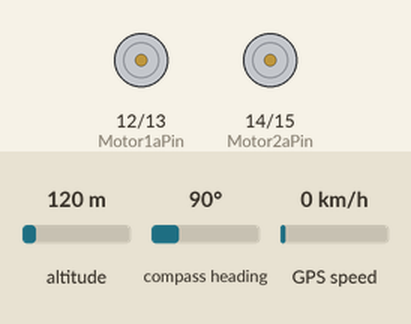
This sketch was run on a simulated ESP32. On the bench: motor-driver pin pairs drawn as motors (green arrow = first pin HIGH = forward, orange = second pin HIGH = backward, longer = more drive). Inputs (shaded band) come from the test bench; at power-on: compass heading 90°, altitude 120 m, GPS speed 0 km/h. WiFi joins after 1.5 s; servers stay silent unless stated; the GPS gets a fix after 3 s at 37.7749, -122.4194 with 8 satellites; what the sketch prints to the serial monitor is not drawn.

Above: at 3.0 s.
3.1 s: compass heading set to 7°
At 4.4 s:
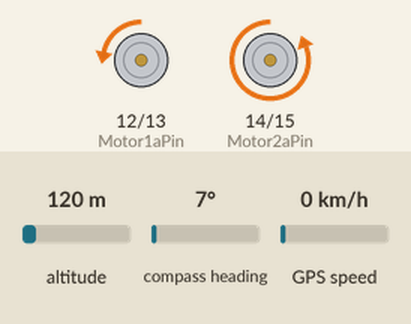
5.3 s: compass heading set to 90°
At 5.9 s:
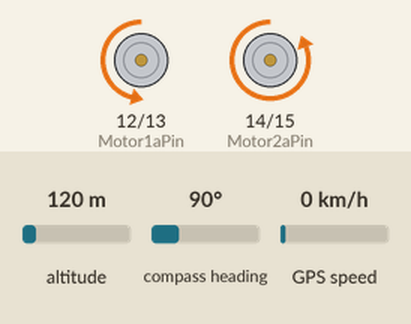
6.8 s: compass heading set to 180°
At 7.1 s:
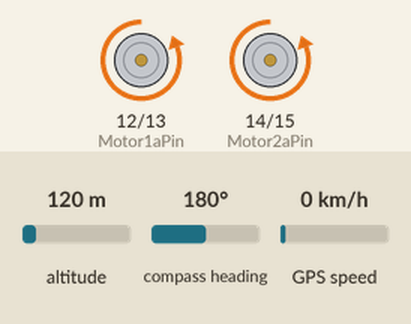
8.3 s: compass heading set to 269°
At 9.4 s:
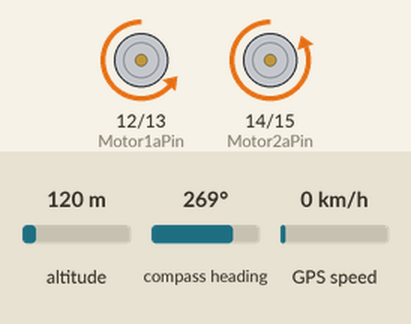
11.3 s: compass heading set to 176°
At 11.7 s:
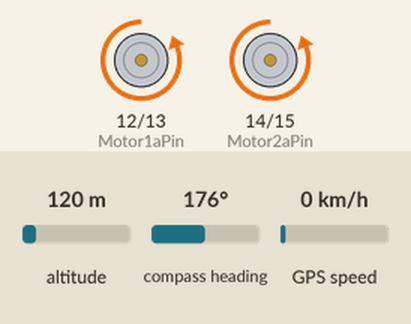
Timing chart, 0 to 13.8 s (numbered marks = the images above; inputs shaded):
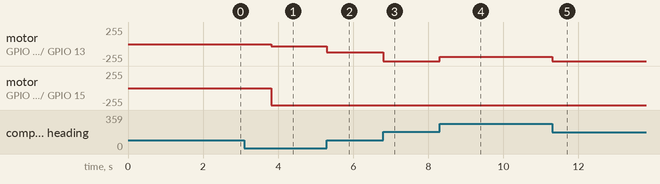

Measured:
- after the input at 3.1 s, motor on GPIO 12 (Motor1aPin) / GPIO 13 (Motor1bPin): stopped → backward 30/255 after 0.72 s
- after the input at 5.3 s, motor on GPIO 12 (Motor1aPin) / GPIO 13 (Motor1bPin): backward 30/255 → backward 124/255 at once
- after the input at 6.8 s, motor on GPIO 12 (Motor1aPin) / GPIO 13 (Motor1bPin): backward 124/255 → backward 255/255 at once
- after the input at 8.3 s, motor on GPIO 12 (Motor1aPin) / GPIO 13 (Motor1bPin): backward 255/255 → backward 190/255 at once
- after the input at 11.3 s, motor on GPIO 12 (Motor1aPin) / GPIO 13 (Motor1bPin): backward 190/255 → backward 255/255 at once

The sketch:

Rover-autonomous.ino
```cpp
/* ************  Libraries  ************ */
#include <TinyGPS++.h>
//#include <SoftwareSerial.h>
#include <Wire.h>
#include <Adafruit_Sensor.h>
#include <Adafruit_HMC5883_U.h>
#include <SimpleTimer.h>
//#include <ESP8266WiFi.h>
#include <WiFi.h>
#include <WiFiClient.h>
#include <BlynkSimpleEsp32.h>
//#include <DualSonar.h>

/* ************  Blynk setup  ************ */
char auth[] = "6f1da165f66a4fd8871543f6b65a9dc4"; //auth token
char ssid[] = "chlabs_bot"; //wifi credentials
char pass[] = "chlabsrobotseverywhere";
char blynkServer[] = "192.168.1.249";
const int blynkPortHTTP = 8181;
//IPAddress ip =IPAddress(192,168,17,110); //only needed when using private Blynk server
/* Blynk virtual pins:
 * V0: autononomous on/off switch
 * V1: heartbeat LED
 * V2: compass
 * V3: map
 * V4: LCD screen (two-line)
 * V5: left sonar
 * V6: right sonar
 * V7: joystick (array of two values, range -512 to 512 for each)
 *
 */
//Objects representing Blynk LCD and map widgets
WidgetLCD lcd(V4);
WidgetMap myMap(V3);
String robotLabel= "MowBot"; //for labeling rover on the map

/* ************  Timer object  ************ */
SimpleTimer timer; //to control periodic querying sensors and sending  data to Blynk


/* ************  Pins setup  ************ */
static const int RXPin = 18, // the serial connection to GPS. Note that RX, TX
                 TXPin = 17, // refer to 'device view'
                 SDAPin = 21, SCLPin = 22,//I2C pins
                 Motor1aPin = 12, Motor1bPin = 13,
                 Motor2aPin = 14, Motor2bPin = 15;

/* ************  GPS and compass  ************ */
static const float Xoffset=20, Yoffset=-97;     // offsets for magnetometer readings
static const uint32_t GPSBaud = 9600;        //GPS sensor serial baud rate
static float declinationAngle = 0.082;        //magnetic declination angle
static const double TARGET_LAT=37.890482, TARGET_LNG=-84.561531;    //coordinates of target
Adafruit_HMC5883_Unified compass = Adafruit_HMC5883_Unified(12345); // compass object; ID is random
TinyGPSPlus gps;                             // The TinyGPS++ object
//SoftwareSerial ss(TXPin, RXPin);     // Serial connection to the GPS module; increase buffer size to 512

/* ************  Sonar  ************ */
//DualSonar mySonar(0x11);

/* ************  Global variables  ************ */
bool autonomous=true,
    heartbeat=true;
float distance=1000,  ///distance to target, in meters
      Kp=0.5,         // coefficient  for proportional steering
      course=0;       //course to target, in degrees; North=0, West=270


/* ***********************************************
 *  Program begins
 *************************************************/

void setup() {
    //set up motor pins
    pinMode(Motor1aPin, OUTPUT);
    pinMode(Motor1bPin, OUTPUT);
    pinMode(Motor2aPin, OUTPUT);
    pinMode(Motor2bPin, OUTPUT);

    Serial.begin(115200);       // serial connection for debugging
    Serial2.begin(GPSBaud);        //software serial connection to GPS


    //start blynk
    Serial.println("Start Blynk");
    Blynk.begin(auth, ssid, pass, blynkServer, blynkPortHTTP);

    Serial.println("Activating GPS");
    Wire.begin(SDAPin, SCLPin); //I2C bus, for compass and sonar sensors
    /* Initialise the compass sensor */
    if (compass.begin()) {
        Serial.println("Compass started");
    } else  {
        /* There was a problem detecting the magentometer ... check your connections */
        Serial.println("Problem starting the compass. Please check connections.");
    }

    //initialize the sonar sensor
   // Serial.println("Activating the  Sonar"); Serial.println("");
    //give sensor time to initialize
   // delay(500);
    //start pinging
/*    mySonar.begin();
    //check sensor status
    if (mySonar.isActive())   {
        //all ok
        Serial.println("Sonar started");
    } else  {
        Serial.println("Problem starting the sonar. Please check connections.");
    }
*/
    // setup timer which would call updateSensors function every 1000 ms
    // if you are using local blynk srever, you shoudl certainly send data more frequently,
    // e.g. every 250ms
    // but for blynk's public servers, this will lead to flood errors
    timer.setInterval(5000L, periodicUpdate);
    // put target on map
    myMap.location(1, TARGET_LAT, TARGET_LNG, "TARGET");
    myMap.location(2, gps.location.lat(), gps.location.lng(), robotLabel);

}

void loop() {
    timer.run();//update sensors and send info to cellphone
    Blynk.run();
    updateGPS(); //read messages from GPS sensor
    if (autonomous && gps.location.isValid() && (gps.location.age() <3000 ) && (distance > 1)  ) {
        //we are in autonomous mode, and have valid location fix
        //get distance to target, in meters
        distance = TinyGPSPlus::distanceBetween(gps.location.lat(), gps.location.lng(),TARGET_LAT, TARGET_LNG);
        //get course to target, in degrees; North=0, West=270
        course = TinyGPSPlus::courseTo(gps.location.lat(), gps.location.lng(),TARGET_LAT, TARGET_LNG);
        //compare with current heading, and determine error.
        //If error>0, we need to turn right; if <0, left
        float error=course-getHeading();
        //normalize so that error is between -180 and 180
        if (error > 180 ) error-=360;
        if (error < -180 ) error+=360;
        //set course
        setMotors (60+Kp*error, 60-Kp*error);
    }

}


//periodic update function: read compass and sonar sensors, sned data to Blynk, etc
void periodicUpdate() {
    String line1, line2;
    //pulse the LED
    if (heartbeat) {
        Blynk.virtualWrite(V1, 255);
    } else {
        Blynk.virtualWrite(V1, 0);
    }
    heartbeat=!heartbeat;
    //get sonars
//    mySonar.update();
    // send data to blynk
    //compass
    Blynk.virtualWrite(V2, (int)getHeading());

    //distances
//    Blynk.virtualWrite(V5, mySonar.distanceL());
//    Blynk.virtualWrite(V6, mySonar.distanceR());

    //lcd
    lcd.clear();
    if (gps.location.isValid() && (gps.location.age() < 3000)) {
        //position current
        line1 = String("lat: ") + String(gps.location.lat(), 6);
        line2 = String("lng: ") + String(gps.location.lng(), 6);
        lcd.print(0, 0, line1);
        lcd.print(0, 1, line2);
        //update position on map
        myMap.location(2, gps.location.lat(), gps.location.lng(), robotLabel);
    } else {
        //position is old
        lcd.print(0, 0, "GPS lost");
    }
    Serial.println("alive");
}


void updateGPS() {
    //read data from serial connection to GPS
    while (Serial2.available() > 0) {
        gps.encode(Serial2.read());
    }
}

// Gets new heading info  from compaSerial2.
float getHeading() {
    sensors_event_t event;
    compass.getEvent(&event);

    float X,Y;
    // Get x,y components of magnetic field vector; values are in micro-Tesla (uT))
    // and correct for offset
    X=event.magnetic.x-Xoffset;
    Y=event.magnetic.y-Yoffset;
    float heading = atan2(-X, -Y) * 180/PI;
    //correct for declination angle
    heading += declinationAngle;

    // correct as needed to guarantee that result is between 0 and 360
    if (heading < 0) heading += 360;
    if (heading > 360 ) heading -= 360;
    return(heading);
}

//code to run when receiving change on V0
BLYNK_WRITE(V0) {
    autonomous=param.asInt();
    //if stopped, grey out the joystick
    if (autonomous) {
        Blynk.setProperty(V7, "color", "#000000");
    } else {
        Blynk.setProperty(V7, "color", "#00FF00");
    }
}


BLYNK_WRITE(V7) {//joystick input from the app
    int x = param[0].asInt(); //now x,y are between -512 and 512
    int y = param[1].asInt();
    //make deadzone for turns.
    float powerLeft = (y - x) / 512.0;
    float powerRight = (y + x) / 512.0;
    if (!autonomous) {
        setMotors(powerLeft, powerRight);
    } else {
      Serial.print("powerLeft: "); Serial.print(powerLeft); Serial.print("\npowerRight: "); Serial.println(powerRight);
    }
}
/*
 *  Set motors. Each motor power shoudl be float between -1 and 1
 *  If values are outside of this range, both vlaues will be rescaled:
 *  e.g., calling setMotors(1.0,2.0) is same as setMotors(0.5, 1.0)
 */
void setMotors(float left, float right) {
    //compute the max of two numbers. Unfortunately,
    //usual max macro doesn't work: https://github.com/esp8266/Arduino/issues/398
    // so we make our own
    float m = abs(left);
    if (abs(right)>m) m=abs(right);
    //rescale if needed
    if (m > 1) {
        left = left / m;
        right = right / m;
    }
    // set left motor. Note that for ESP8266, analogWrite expects parameter to be 0-1023:
    // http://esp8266.github.io/Arduino/versions/2.0.0/doc/reference.html#analog-output
    // unlike the usual Arduino, whihc expects range of 0-255
    if (left > 0) {
        analogWrite(Motor1aPin, 0);
        analogWrite(Motor1bPin, left * 1023);
    } else {
        analogWrite(Motor1aPin, -left * 1023);
        analogWrite(Motor1bPin, 0);
    }
    //right
    if (right > 0) {
        analogWrite(Motor2aPin, 0);
        analogWrite(Motor2bPin, right * 1023);
    } else {
        analogWrite(Motor2aPin, -right * 1023);
        analogWrite(Motor2bPin, 0);
    }
    Serial.print("Left: "); Serial.print(left); Serial.print("\nRight: "); Serial.println(right);
}
```
